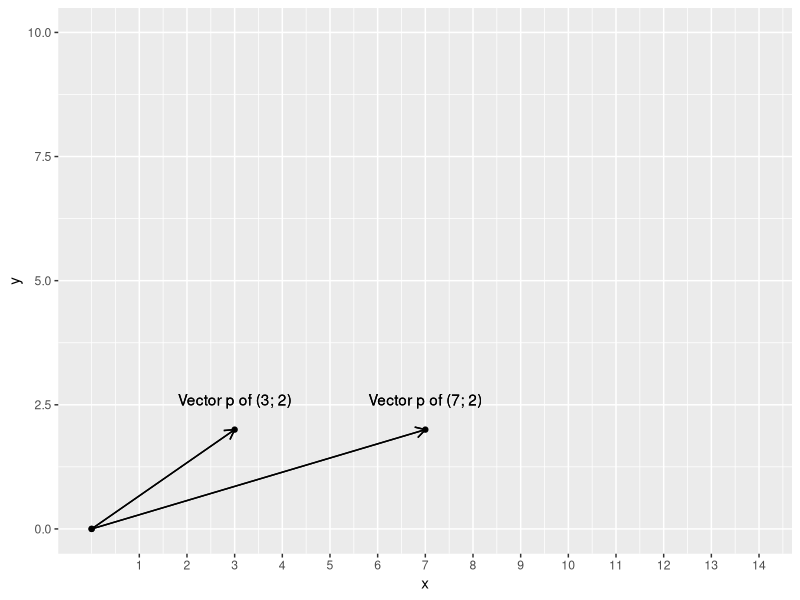
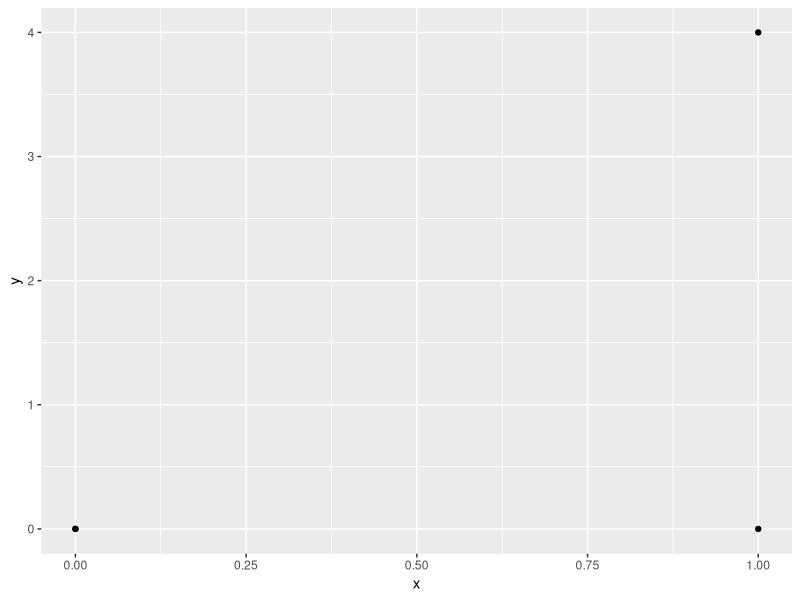
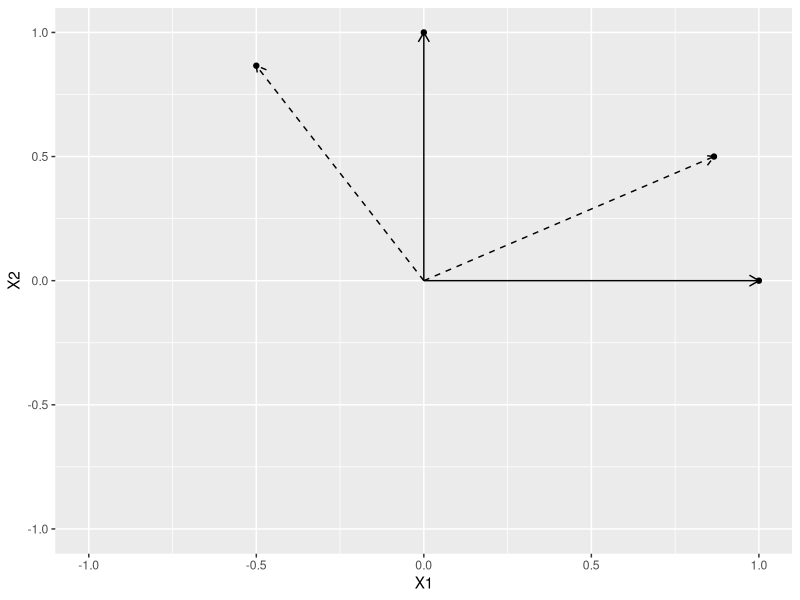

Write R code to recreate these figures, in order.
library(tidyverse)

# matrix multiplication

A <- matrix(c(1, 2, 3, 4, 5, 6), byrow = TRUE, nrow = 2)
B <- matrix(c(1, 2, 3, 4, 5, 6), byrow = FALSE, ncol = 2)
C <- A %*% B
# check of calculation
C[1, 1] == A[1, 1] * B[1, 1] + A[1, 2] * B[2, 1] + A[1, 3] * B[3, 1]


# 2 X 3 * 3 X 7

A <- matrix(rnorm(6), byrow = TRUE, nrow = 2)
V <- matrix(rnorm(21), byrow = FALSE, ncol = 7)
R <- A %*% V
print(paste0("number of rows: ", nrow(R), "; number of columns: ", ncol(R)))


# 2 X 2 * 2 X 1

A <- matrix(rnorm(4), byrow = TRUE, nrow = 2)
V <- matrix(rnorm(2), byrow = FALSE, ncol = 1)
R <- A %*% V
print(paste0("number of rows: ", nrow(R), "; number of columns: ", ncol(R)))



# 1 X 9 * 9 X 1

A <- matrix(seq(1, 9, 1), byrow = TRUE, nrow = 1)
V <- matrix(seq(1, 9, 1), byrow = FALSE, ncol = 1)
R <- A %*% V
print(paste0("number of rows: ", nrow(R), "; number of columns: ", ncol(R)))




# 2 X 2 * 2 X 2

A <- matrix(c(3, 4, -1, 8), byrow = TRUE, nrow = 2)
V <- matrix(c(2, 3, -2, 7), byrow = FALSE, ncol = 2)
R <- A %*% V


# 3 X 3 * 3 X 2

A <- matrix(c(4, 3, 2, 1, -2, -4, -5, 8, 11), byrow = TRUE, nrow = 3)
V <- matrix(c(3, -2, 1, -7, 6, -2), byrow = FALSE, ncol = 2)
R <- A %*% V
print(paste0("number of rows: ", nrow(R), "; number of columns: ", ncol(R)))

# example for linear transformation
v <- c(3, 2)
M <- matrix(c(1, 2, 2, -2), byrow = TRUE, ncol = 2)

v %*% M

as_vector_plot <- function(v) {
  data <- data.frame(x = 0, y = 0)
  new_point <- data.frame(x = v[1], y = v[2])

  bind_rows(data, new_point)
}

as_product_plot <- function(v, M) {
  product <- v %*% M
  product_vec <- as.vector(product)
  as_vector_plot(product_vec)
}

ggplot() +
  geom_point(data = as_vector_plot(v), aes(x, y)) +
  geom_segment(data = as_vector_plot(v), aes(x = 0, y = 0, xend = max(x), yend = max(y)), arrow = arrow(length = unit(0.02, "npc"))) +
  geom_text(data = as_vector_plot(v), aes(x = max(x), y = max(y), label = paste0("Vector p of (", max(x), "; ", max(y), ")")), vjust = -2) +
  geom_point(data = as_product_plot(v, M), aes(x, y)) +
  geom_segment(data = as_product_plot(v, M), aes(x = 0, y = 0, xend = max(x), yend = max(y)), arrow = arrow(length = unit(0.02, "npc"))) +
  geom_text(data = as_product_plot(v, M), aes(x = max(x), y = max(y), label = paste0("Vector p of (", max(x), "; ", max(y), ")")), vjust = -2) +
  scale_x_continuous(breaks = seq(1, max(as_product_plot(v, M)[1]) * 5, 1), limits = c(0, max(as_product_plot(v, M)[1]) * 2)) +
  ylim(0, v[2] * 5)


# matrix transformations

x <- 4
y <- 2
v <- c(1, 0)
theta <- -30

shearing <- function(v, k) {
  x_shearing <- matrix(c(1, k, 0, 1), byrow = T, ncol = 2)
  vec <- v %*% x_shearing

  as.vector(vec)
}

ggplot() +
  geom_point(data = as_vector_plot(shearing(v, 4)), aes(x, y)) +
  geom_point(data = as_vector_plot(v), aes(x, y))


derive_basis_vectors <- function(v) {
  vec1 <- c(v[1], 0)
  vec2 <- c(0, v[2])
  matrix(c(vec1, vec2), byrow = TRUE, ncol = 2)
}

rotation <- function(v, theta) {
  theta <- theta * pi / 180
  v %*% matrix(c(cos(theta), (-1) * sin(theta), sin(theta), cos(theta)), byrow = TRUE, ncol = 2)
}


v <- c(1, 1)
original <- data.frame(matrix(unlist(derive_basis_vectors(v)), byrow = TRUE, ncol = 2))
rotated <- data.frame(rotation(derive_basis_vectors(v), theta))


ggplot() +
  geom_point(data = original, aes(X1, X2)) +
  geom_segment(data = original, aes(x = 0, y = 0, xend = X1, yend = X2), arrow = arrow(length = unit(0.02, "npc"))) +
  geom_point(data = rotated, aes(X1, X2)) +
  geom_segment(data = rotated, aes(x = 0, y = 0, xend = X1, yend = X2), linetype = "dashed", arrow = arrow(length = unit(0.02, "npc"))) +
  xlim(-1, 1) +
  ylim(-1, 1)

# conjugate transpose
Conj(t(rotation(v, theta)))

# cofactor matrix

M <- matrix(c(3, 4, -2, -2, -2, 1, 1, 1, -7), byrow = TRUE, nrow = 3)

get_cofactor <- function(M, i, j) {
  M_cof <- matrix(M[-i, -j], byrow = FALSE, nrow = nrow(M) - 1)

  if (sum(i, j) %% 2 == 0) {
    M_cof
  } else {
    M_cof * (-1)
  }
}

estimate_determinant <- function(M) {
  M[1, 1] * M[2, 2] - M[1, 2] * M[2, 1]
}

get_cofactor_matrix <- function(M, estimate = FALSE, adjoint = TRUE) {
  i <- seq(1, nrow(M))
  j <- seq(1, ncol(M))
  m <- matrix(rep(0, (nrow(M) - 1) * (ncol(M) - 1)), nrow = nrow(M) - 1, ncol = ncol(M) - 1)
  M_cof <- matrix(rep(list(m), length(M)), nrow = nrow(M))

  for (i_i in i) {
    for (j_i in j) {
      M_cof[i_i, j_i][[1]] <- get_cofactor(M, i_i, j_i)
    }
  }
  if (!estimate) {
    M_cof
  } else {
    M_est <- matrix(nrow = nrow(M), ncol = ncol(M))
    for (i_i in i) {
      for (j_i in j) {
        det <- estimate_determinant(M_cof[i_i, j_i][[1]])

        if (sum(i_i, j_i) %% 2 != 0) {
          det <- (-1) * det
        }

        M_est[i_i, j_i] <- det
      }
    }
    if (adjoint) {
      t(M_est)
    } else {
      M_est
    }
  }
}

get_cofactor_matrix(M, adjoint = TRUE, estimate = TRUE)
get_cofactor_matrix(M, estimate = TRUE)



# get determinant

get_determinant <- function(M, reference_no = 1, reference_dim = "row") {
  if (reference_dim == "row") {
    reference <- M[reference_no, ]
    cofactor_matrix <- get_cofactor_matrix(M)[reference_no, ]
  } else if (reference_dim == "col") {
    reference <- M[, reference_no]
    cofactor_matrix <- get_cofactor_matrix(M)[, reference_no]
  } else {
    stop("Please supply either 'col' or 'row' as the reference dimension!")
  }
  det <- 0
  for (i in seq_along(reference)) {
    if (i %% 2 == 0) {
      reference[i] <- reference[i] * (-1)
    }
    det <- det + reference[i] * estimate_determinant(cofactor_matrix[i][[1]])
  }
  det
}

get_determinant(M)


get_inverse <- function(M) {
  det <- get_determinant(M)
  adjoint <- get_cofactor_matrix(M, estimate = TRUE, adjoint = TRUE)

  1 / det * adjoint
}

get_inverse(M)
# verification: I = M * M^-1
M %*% get_cofactor_matrix(M, estimate = TRUE, adjoint = TRUE) * (1 / get_determinant(M))

# book exercise verification; 5.12
m <- matrix(c(4, -2, -2, 2, 8, 4, 30, 12, -4), byrow = TRUE, nrow = 3)
dx <- matrix(c(10, -2, -2, 32, 8, 4, 24, 12, -4), byrow = TRUE, nrow = 3)
dy <- matrix(c(4, 10, -2, 2, 32, 4, 30, 24, -4), byrow = TRUE, nrow = 3)
dz <- matrix(c(4, -2, 10, 2, 8, 32, 30, 12, 24), byrow = TRUE, nrow = 3)


d <- get_determinant(m)
dx <- get_determinant(dx)
dy <- get_determinant(dy)
dz <- get_determinant(dz)

x <- dx / d
y <- dy / d
z <- dz / d


# 5.13.
m <- matrix(c(2, 1, 1, 1, -2, 3, -3, 2, -2), byrow = TRUE, nrow = 3)
get_determinant(m)
get_cofactor_matrix(m, estimate = TRUE, adjoint = TRUE)
